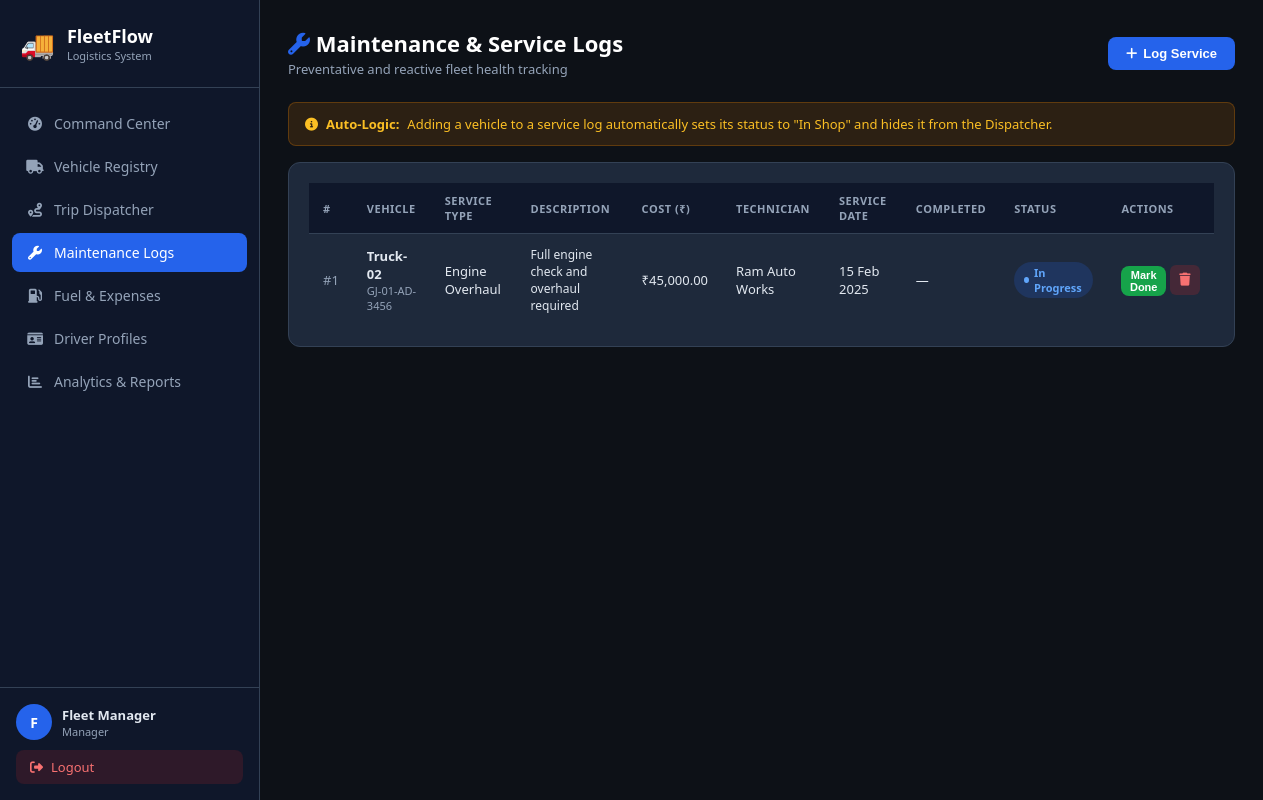
The app's page /pages/maintenance.php (signed in) with its own data.
### tables this page shows
CREATE TABLE IF NOT EXISTS maintenance_logs (
    id INT AUTO_INCREMENT PRIMARY KEY,
    vehicle_id INT NOT NULL,
    service_type VARCHAR(150) NOT NULL,
    description TEXT,
    cost DECIMAL(12,2) NOT NULL DEFAULT 0,
    service_date DATE NOT NULL,
    completed_date DATE DEFAULT NULL,
    status ENUM('Pending','In Progress','Completed') NOT NULL DEFAULT 'In Progress',
    technician VARCHAR(100) NOT NULL DEFAULT '',
    created_at TIMESTAMP DEFAULT CURRENT_TIMESTAMP,
    FOREIGN KEY (vehicle_id) REFERENCES vehicles(id) ON DELETE CASCADE
);

CREATE TABLE IF NOT EXISTS vehicles (
    id INT AUTO_INCREMENT PRIMARY KEY,
    name VARCHAR(100) NOT NULL,
    model VARCHAR(100) NOT NULL,
    license_plate VARCHAR(50) NOT NULL UNIQUE,
    type ENUM('Truck','Van','Bike') NOT NULL DEFAULT 'Van',
    max_capacity DECIMAL(10,2) NOT NULL,
    odometer DECIMAL(10,2) NOT NULL DEFAULT 0,
    acquisition_cost DECIMAL(12,2) NOT NULL DEFAULT 0,
    region VARCHAR(100) NOT NULL DEFAULT '',
    status ENUM('Available','On Trip','In Shop','Retired') NOT NULL DEFAULT 'Available',
    created_at TIMESTAMP DEFAULT CURRENT_TIMESTAMP
);

### pages/maintenance.php (the view, shortened to what this page needs)
<?php
require_once '../includes/config.php';
$logs = $conn->query("SELECT ml.*, v.name as vname, v.license_plate
    FROM maintenance_logs ml
    JOIN vehicles v ON ml.vehicle_id=v.id
    ORDER BY ml.id DESC");
include '../includes/header.php';
?>
<div class="page-header">
    <div>
        <div class="page-title"><i class="fas fa-wrench" style="color:var(--primary)"></i> Maintenance & Service Logs</div>
        <div class="page-subtitle">Preventative and reactive fleet health tracking</div>
    </div>
    <button class="btn btn-primary" onclick="openModal('addMaintModal')">
        <i class="fas fa-plus"></i> Log Service
    </button>
</div>
<div class="alert alert-warning">
    <i class="fas fa-info-circle"></i>
    <strong>Auto-Logic:</strong> Adding a vehicle to a service log automatically sets its status to "In Shop" and hides it from the Dispatcher.
</div>
<div class="card">
    <div class="table-wrap">
        <table>
            <thead>
                <tr><th>#</th><th>Vehicle</th><th>Service Type</th><th>Description</th><th>Cost (₹)</th><th>Technician</th><th>Service Date</th><th>Completed</th><th>Status</th><th>Actions</th></tr>
            </thead>
            <tbody>
            <?php while ($m = $logs->fetch_assoc()):
                $pc = ['Pending'=>'yellow','In Progress'=>'blue','Completed'=>'green'][$m['status']] ?? 'gray';
            ?>
            <tr>
                <td style="color:var(--text-muted)">#<?= $m['id'] ?></td>
                <td>
                    <div style="font-weight:600"><?= htmlspecialchars($m['vname']) ?></div>
                    <div style="font-size:11px;color:var(--text-muted)"><?= htmlspecialchars($m['license_plate']) ?></div>
                </td>
                <td><?= htmlspecialchars($m['service_type']) ?></td>
                <td style="max-width:200px;font-size:12px"><?= htmlspecialchars($m['description'] ?: '—') ?></td>
                <td>₹<?= number_format($m['cost'], 2) ?></td>
                <td><?= htmlspecialchars($m['technician'] ?: '—') ?></td>
                <td><?= date('d M Y', strtotime($m['service_date'])) ?></td>
                <td><?= $m['completed_date'] ? date('d M Y', strtotime($m['completed_date'])) : '—' ?></td>
                <td><span class="pill pill-<?= $pc ?>"><?= $m['status'] ?></span></td>
                <td>
                    <div style="display:flex;gap:4px">
                    <?php if ($m['status'] !== 'Completed'): ?>
                        <form method="POST" style="display:inline">
                            <button type="submit" class="btn btn-success btn-xs">Mark Done</button>
                        </form>
                    <?php endif; ?>
                        <form method="POST" style="display:inline" onsubmit="return confirmDelete()">
                            <button type="submit" class="action-btn delete"><i class="fas fa-trash"></i></button>
                        </form>
                    </div>
                </td>
            </tr>
            <?php endwhile; ?>
            </tbody>
        </table>
    </div>
</div>
<?php include '../includes/footer.php'; ?>

### css/style.css (style rules this page uses)
:root { --primary: #2563eb; --primary-dark: #1d4ed8; --secondary: #7c3aed; --success: #16a34a; --warning: #d97706; --danger: #dc2626; --info: #0891b2; --dark: #0f172a; --dark2: #1e293b; --dark3: #334155; --text: #e2e8f0; --text-muted: #94a3b8; --border: #334155; --card-bg: #1e293b; --sidebar-bg: #0f172a; --body-bg: #0d1117; --input-bg: #0f172a; }
* { margin: 0; padding: 0; box-sizing: border-box; }
body { font-family: 'Segoe UI', system-ui, -apple-system, sans-serif; background: var(--body-bg); color: var(--text); min-height: 100vh; }
.page-header { display: flex; align-items: center; justify-content: space-between; margin-bottom: 24px; }
.page-title { font-size: 22px; font-weight: 700; color: #fff; }
.page-subtitle { font-size: 13px; color: var(--text-muted); margin-top: 2px; }
.card { background: var(--card-bg); border: 1px solid var(--border); border-radius: 12px; padding: 20px; margin-bottom: 20px; }
.table-wrap { overflow-x: auto; }
table { width: 100%; border-collapse: collapse; }
th { background: var(--dark); padding: 10px 14px; text-align: left; font-size: 11px; font-weight: 600; text-transform: uppercase; letter-spacing: 0.5px; color: var(--text-muted); border-bottom: 1px solid var(--border); }
td { padding: 12px 14px; font-size: 13px; border-bottom: 1px solid rgba(51,65,85,0.5); vertical-align: middle; }
tr:last-child td { border-bottom: none; }
.pill { display: inline-flex; align-items: center; gap: 5px; padding: 3px 10px; border-radius: 20px; font-size: 11px; font-weight: 600; }
.pill::before { content: ''; width: 6px; height: 6px; border-radius: 50%; background: currentColor; }
.pill-blue { background: rgba(37,99,235,0.2); color: #60a5fa; }
.btn { display: inline-flex; align-items: center; gap: 6px; padding: 9px 18px; border-radius: 8px; font-size: 13px; font-weight: 600; cursor: pointer; border: none; text-decoration: none; transition: all 0.2s; }
.btn-primary { background: var(--primary); color: #fff; }
.btn-success { background: var(--success); color: #fff; }
.btn-xs { padding: 3px 8px; font-size: 11px; }
.alert { padding: 12px 16px; border-radius: 8px; font-size: 13px; margin-bottom: 16px; display: flex; align-items: center; gap: 8px; }
.alert-warning { background: rgba(217,119,6,0.15); border: 1px solid rgba(217,119,6,0.3); color: #fbbf24; }
.action-btn { display: inline-flex; align-items: center; justify-content: center; width: 30px; height: 30px; border-radius: 6px; border: none; cursor: pointer; font-size: 13px; transition: all 0.2s; text-decoration: none; }
.action-btn.delete { background: rgba(220,38,38,0.2); color: #f87171; }

### records on screen
maintenance_logs: id "1", vehicle.name "Truck-02", vehicle.license_plate "GJ-01-AD-3456", service_type "Engine Overhaul", description "Full engine check and overhaul required", cost "45,000.00", technician "Ram Auto Works", service_date "15 Feb 2025", status "In Progress"

### other values on screen
substr($user_name,0,1) "F"
$user_name "Fleet Manager"
str_replace('_',' ',$user_role) "Manager"
